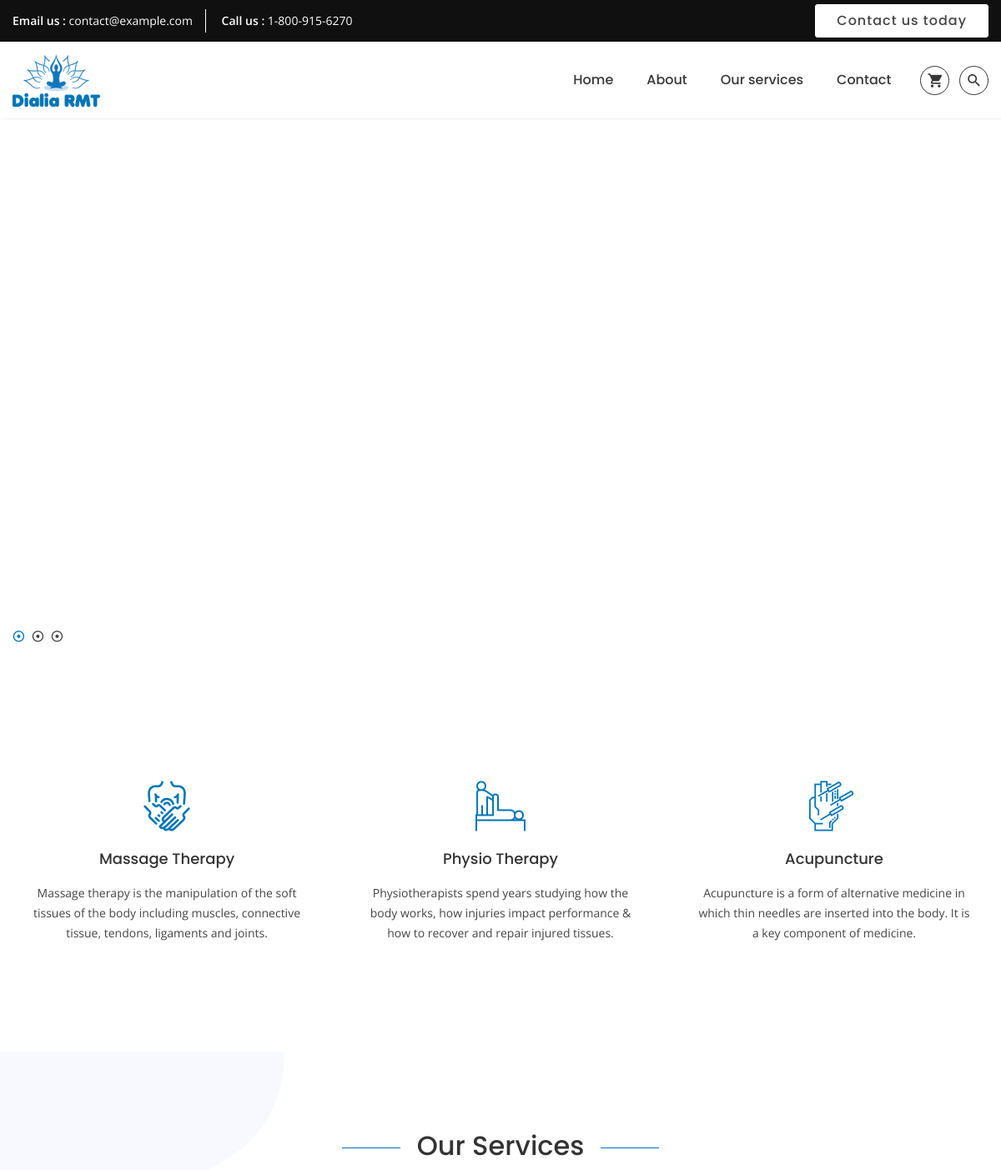
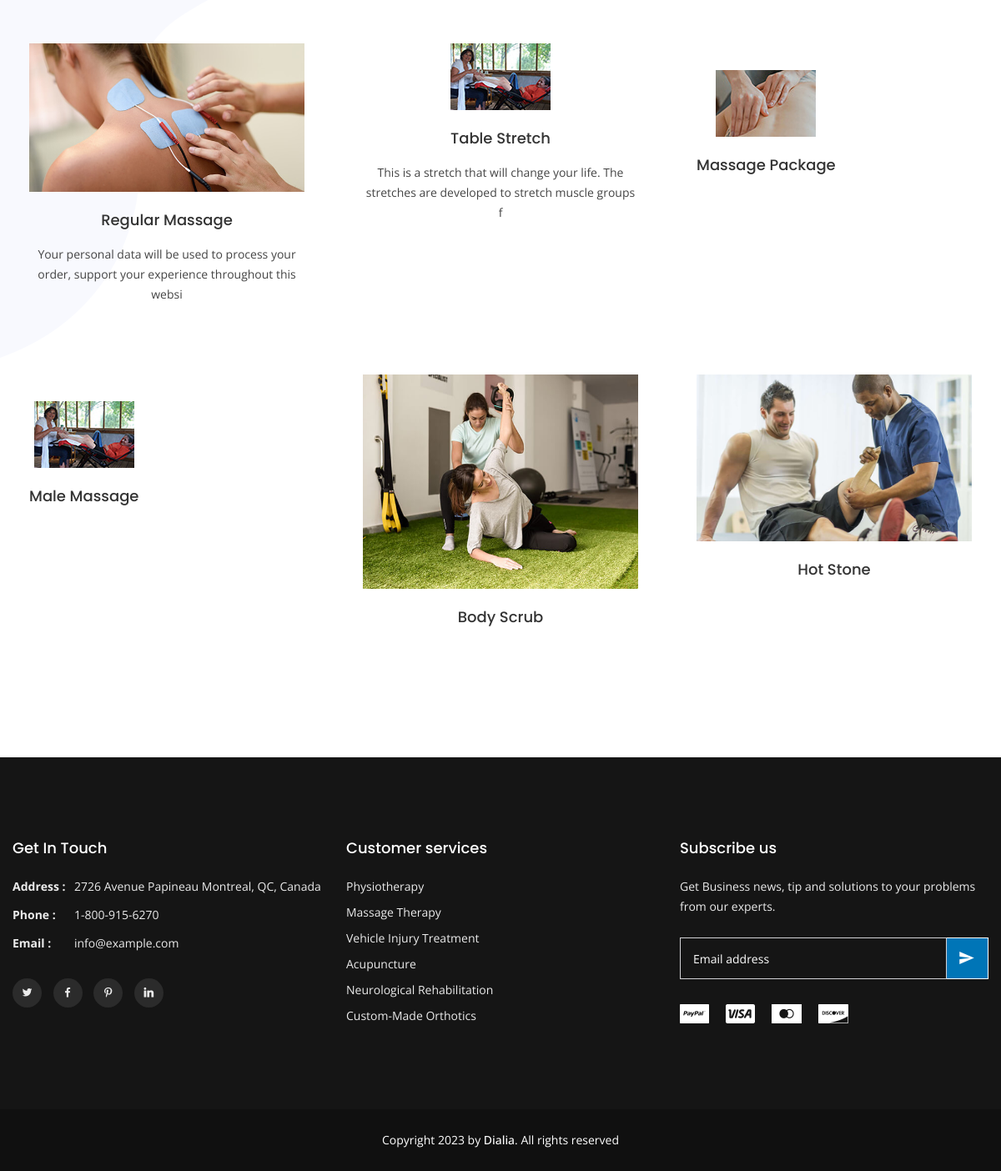
The page / on the database its author committed (2 pictures, top to bottom).
### product/models.py (models this page shows, shortened)
class Category (models.Model):
    title=models.CharField(max_length=255,null=True)
    slug=models.SlugField(max_length=255,null=True)
    image=models.ImageField(upload_to='upload/', blank=True,null=True)
    description=models.TextField(blank=True, null=True)
    ordering=models.IntegerField(default=0)
    class Meta:
        ordering=['ordering']

### accounts/views.py (the view)
# urls.py: path('', views.home, name='home'),
def home(request):
    return render(request,'index.html')

### cart/cart.py (called while the page is built)
    def __len__(self):
        return sum(item['quantity'] for item in self.cart.values())

### cart/context_processors.py (called while the page is built)
def cart(request):
    return {'cart': Cart(request)}

### product/context_processors.py (called while the page is built)
def main_categories(request):
    categories=Category.objects.all()
    return{'main_categories':categories}

def submain_categories(request):
    subcategories=SubCategory.objects.all()
    return{'submain_categories':subcategories}

### accounts/templates/index.html (shortened to what this page needs)
{% extends 'base.html' %}
{% load static %}
{% block content %}
<div class="heroslider-area" data-black-overlay="3">
    <div class="heroslider-slider heroslider-animated tm-slider-dots tm-slider-dots-left">
        <div class="heroslider-singleslider d-flex align-items-center" data-bgimage="{% static 'assets/images/bg/bg-image-1.jpg' %}"  data-white-overlay="7">
        </div>
    </div>
</div>
<main class="main-content">
    <div class="tm-section features-area bg-white tm-padding-section">
        <div class="container">
            <div class="row justify-content-center mt-30-reverse">
                <div class="col-lg-4 col-md-6 col-12 mt-30">
                    <div class="tm-feature text-center wow fadeInUp">
                        <span class="tm-feature-icon">
                            <i class="flaticon-spa"></i>
                        </span>
                        <h5>Massage Therapy</h5>
                        <p>Massage therapy is the manipulation of the soft tissues of the body including
                            muscles, connective tissue, tendons, ligaments and joints.</p>
                    </div>
                </div>
                <div class="col-lg-4 col-md-6 col-12 mt-30">
                    <div class="tm-feature text-center wow fadeInUp">
                        <span class="tm-feature-icon">
                            <i class="flaticon-physical"></i>
                        </span>
                        <h5>Physio Therapy</h5>
                        <p>Physiotherapists spend years studying how the body works, how injuries impact
                            performance & how to recover and repair injured tissues.</p>
                    </div>
                </div>
                <div class="col-lg-4 col-md-6 col-12 mt-30">
                    <div class="tm-feature text-center wow fadeInUp">
                        <span class="tm-feature-icon">
                            <i class="flaticon-acupuncture"></i>
                        </span>
                        <h5>Acupuncture</h5>
                        <p>Acupuncture is a form of alternative medicine
                            in which thin needles are inserted into the
                            body. It is a key component of medicine.</p>
                    </div>
                </div>
            </div>
        </div>
    </div>
    <div class="tm-section services-area tm-padding-section bg-white">
        <span class="bg-shape-left"><img src="{% static 'assets/images/icons/bg-shape-1.png' %}" alt="background shape"></span>
        <div class="container">
            <div class="row justify-content-center">
                <div class="col-xl-6 col-lg-8 col-md-10 col-12">
                    <div class="tm-section-title text-center">
                        <h2>Our Services</h2>
                    </div>
                </div>
            </div>
            <div class="row justify-content-center mt-30-reverse">
                {% for category in main_categories %}
                <div class="col-lg-4 col-md-6 col-12 mt-30">
                    <div class="tm-service text-center wow fadeInUp">
                        <div class="tm-service-inner">
                            <a href="{% url 'category' category.slug %}"><img src="{{category.image.url}}" alt=""></a>
                            <h5><a href="{% url 'category' category.slug %}">{{category.title}}</a></h5>
                            <p>{{category.description | safe | slice:":100" }}</p>
                        </div>
                    </div>
                </div>
                {% endfor %}
            </div>
        </div>
    </div>
    </main>
{% endblock content %}

### accounts/templates/base.html (shortened to what this page needs)
{% load static %}
<!DOCTYPE html>
<html lang="zxx">
<head>
    <link rel="stylesheet" href="{% static 'assets/css/bootstrap.min.css' %}">
    <link rel="stylesheet" href="{% static 'assets/css/plugins.css' %}">
    <link rel="stylesheet" href="{% static 'assets/css/style.css' %}">
    <link rel="stylesheet" href="{% static 'assets/css/custom.css' %}">
</head>
<body>
    <div id="wrapper" class="wrapper">
    {% include 'topnavbar.html' %}
    {% include 'navbar.html' %}
    {% block content %}
    {% endblock content %}
    {% include 'footer.html' %}
</body>
</html>

### accounts/templates/topnavbar.html
{% load static %}
<div class="header">
    <div class="header-toparea">
        <div class="container">
            <div class="row align-items-center">
                <div class="col-md-7 col-sm-6 col-12">
                    <div class="header-topinfo">
                        <ul>
                            <li>Email us : <a href="mailto://contact@example.com">contact@example.com</a></li>
                            <li>Call us : <a href="tel://+1-800-915-6270">1-800-915-6270</a></li>
                        </ul>
                    </div>
                </div>
                <div class="col-md-5 col-sm-6 col-12">
                    <div class="header-topbutton">
                        <a href="{% url 'contact' %}" class="tm-button tm-button-white">Contact us today</a>
                    </div>
                </div>
            </div>
        </div>
    </div>

### accounts/templates/navbar.html (shortened to what this page needs)
{% load static %}
    <div class="header-bottomarea">
        <div class="container">
            <div class="header-bottominner">
                <div class="header-logo">
                    <a href="{% url 'home' %}">
                        <img src="{% static 'assets/images/logo/logo.png' %}" alt="dialia logo">
                    </a>
                </div>
                <nav class="tm-navigation">
                    <ul>
                        <li ><a href="{% url 'home' %}">Home</a></li>
                        <li><a href="{% url 'about' %}">About</a></li>
                        <li><a href="{% url 'service' %}">Our services</a></li>
                        <li><a href="{% url 'contact' %}">Contact</a></li>
                    </ul>
                </nav>
                <div class="header-icons">
                    <ul>
                        <li><a href="{% url 'cart' %}"><i class="zmdi zmdi-shopping-cart"></i></a>{% if cart %} {{ cart|length }}{% endif %}</li>
                        <li><a href="#" class="header-searchtrigger"><i class="zmdi zmdi-search"></i></a></li>
                    </ul>
                </div>
                <div class="header-searchbox">
                </div>
            </div>
        </div>
    </div>
</div>
</div>

### accounts/templates/footer.html (shortened to what this page needs)
{% load static %}
<footer class="footer">
    <div class="footer-toparea tm-padding-section">
        <div class="container">
            <div class="row widgets footer-widgets">
                <div class="col-lg-4 col-md-6 col-12">
                    <div class="single-widget widget-contact">
                        <h5 class="widget-title">Get In Touch</h5>
                        <ul>
                            <li><b>Address :</b>2726 Avenue Papineau Montreal, QC, Canada</li>
                            <li><b>Phone :</b><a href="tel:+18009156270">1-800-915-6270</a></li>
                            <li><b>Email :</b><a href="mailto:info@example.com">info@example.com</a></li>
                        </ul>
                        <ul class="widget-contact-social">
                            <li><a href="#"><i class="zmdi zmdi-twitter"></i></a></li>
                            <li><a href="#"><i class="zmdi zmdi-facebook"></i></a></li>
                            <li><a href="#"><i class="zmdi zmdi-pinterest"></i></a></li>
                            <li><a href="#"><i class="zmdi zmdi-linkedin"></i></a></li>
                        </ul>
                    </div>
                </div>
                <div class="col-lg-4 col-md-6 col-12">
                    <div class="single-widget widget-quicklinks">
                        <h5 class="widget-title">Customer services</h5>
                        <ul>
                            <li><a href="#">Physiotherapy</a></li>
                            <li><a href="#">Massage Therapy</a></li>
                            <li><a href="#">Vehicle Injury Treatment</a></li>
                            <li><a href="#">Acupuncture</a></li>
                            <li><a href="#">Neurological Rehabilitation</a></li>
                            <li><a href="#">Custom-Made Orthotics</a></li>
                        </ul>
                    </div>
                </div>
                <div class="col-lg-4 col-md-6 col-12">
                    <div class="single-widget widget-newsletter">
                        <h5 class="widget-title">Subscribe us</h5>
                        <p>Get Business news, tip and solutions to
                            your problems from our experts.</p>
                        <form id="tm-mailchimp-form" class="widget-newsletter-form">
                            <input id="mc-email" type="text" placeholder="Email address" required="required">
                            <button id="mc-submit" type="submit" class="tm-button"><i class="zmdi zmdi-mail-send"></i></button>
                        </form>
                        <img src="{% static 'assets/images/icons/payment-methods.png' %}" alt="payment methods">
                    </div>
                </div>
            </div>
        </div>
    </div>
    <div class="footer-bottomarea">
        <div class="container">
            <p class="footer-copyright">Copyright 2023 by <a href="#">Dialia</a>. All rights
                reserved</p>
        </div>
    </div>
</footer>

### rows shown on the page
Category: image (picture), title "Regular Massage", description "Your personal data will be used to process your order, support your experience throughout this websi"
Category: image (picture), title "Table Stretch", description "This is a stretch that will change your life. The stretches are developed to stretch muscle groups f"
Category: image (picture), title "Massage Package"
Category: image (picture), title "Male Massage"
Category: image (picture), title "Body Scrub"
Category: image (picture), title "Hot Stone"
